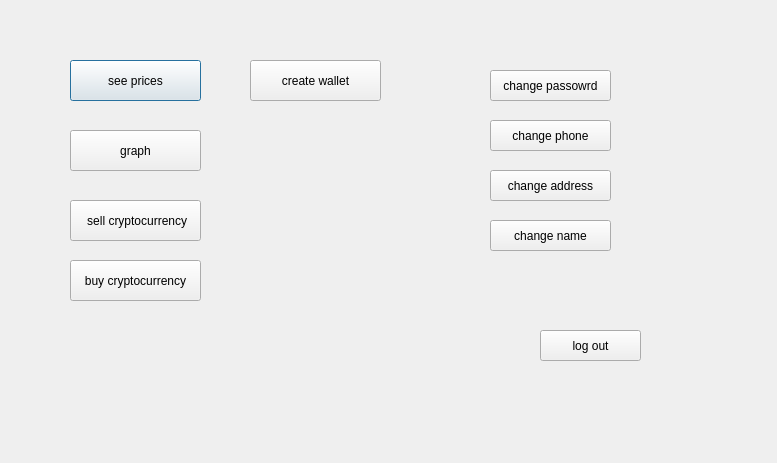
<?xml version="1.0" encoding="UTF-8"?>
<ui version="4.0">
 <class>accountpage</class>
 <widget class="QDialog" name="accountpage">
  <property name="geometry">
   <rect>
    <x>0</x>
    <y>0</y>
    <width>777</width>
    <height>463</height>
   </rect>
  </property>
  <property name="windowTitle">
   <string>Dialog</string>
  </property>
  <widget class="QPushButton" name="seeprices">
   <property name="geometry">
    <rect>
     <x>70</x>
     <y>60</y>
     <width>131</width>
     <height>41</height>
    </rect>
   </property>
   <property name="text">
    <string>see prices</string>
   </property>
  </widget>
  <widget class="QPushButton" name="pushButton">
   <property name="geometry">
    <rect>
     <x>70</x>
     <y>130</y>
     <width>131</width>
     <height>41</height>
    </rect>
   </property>
   <property name="text">
    <string>graph</string>
   </property>
  </widget>
  <widget class="QPushButton" name="sell">
   <property name="geometry">
    <rect>
     <x>70</x>
     <y>200</y>
     <width>131</width>
     <height>41</height>
    </rect>
   </property>
   <property name="text">
    <string> sell cryptocurrency</string>
   </property>
  </widget>
  <widget class="QPushButton" name="buy">
   <property name="geometry">
    <rect>
     <x>70</x>
     <y>260</y>
     <width>131</width>
     <height>41</height>
    </rect>
   </property>
   <property name="text">
    <string>buy cryptocurrency</string>
   </property>
  </widget>
  <widget class="QPushButton" name="pushButton_2">
   <property name="geometry">
    <rect>
     <x>540</x>
     <y>330</y>
     <width>101</width>
     <height>31</height>
    </rect>
   </property>
   <property name="text">
    <string>log out</string>
   </property>
  </widget>
  <widget class="QPushButton" name="createwallet">
   <property name="geometry">
    <rect>
     <x>250</x>
     <y>60</y>
     <width>131</width>
     <height>41</height>
    </rect>
   </property>
   <property name="text">
    <string>create wallet</string>
   </property>
  </widget>
  <widget class="QPushButton" name="change">
   <property name="geometry">
    <rect>
     <x>490</x>
     <y>70</y>
     <width>121</width>
     <height>31</height>
    </rect>
   </property>
   <property name="text">
    <string>change passowrd</string>
   </property>
  </widget>
  <widget class="QPushButton" name="changeph">
   <property name="geometry">
    <rect>
     <x>490</x>
     <y>120</y>
     <width>121</width>
     <height>31</height>
    </rect>
   </property>
   <property name="text">
    <string>change phone</string>
   </property>
  </widget>
  <widget class="QPushButton" name="changea">
   <property name="geometry">
    <rect>
     <x>490</x>
     <y>170</y>
     <width>121</width>
     <height>31</height>
    </rect>
   </property>
   <property name="text">
    <string>change address</string>
   </property>
  </widget>
  <widget class="QPushButton" name="changen">
   <property name="geometry">
    <rect>
     <x>490</x>
     <y>220</y>
     <width>121</width>
     <height>31</height>
    </rect>
   </property>
   <property name="text">
    <string>change name</string>
   </property>
  </widget>
 </widget>
 <resources/>
 <connections/>
</ui>
